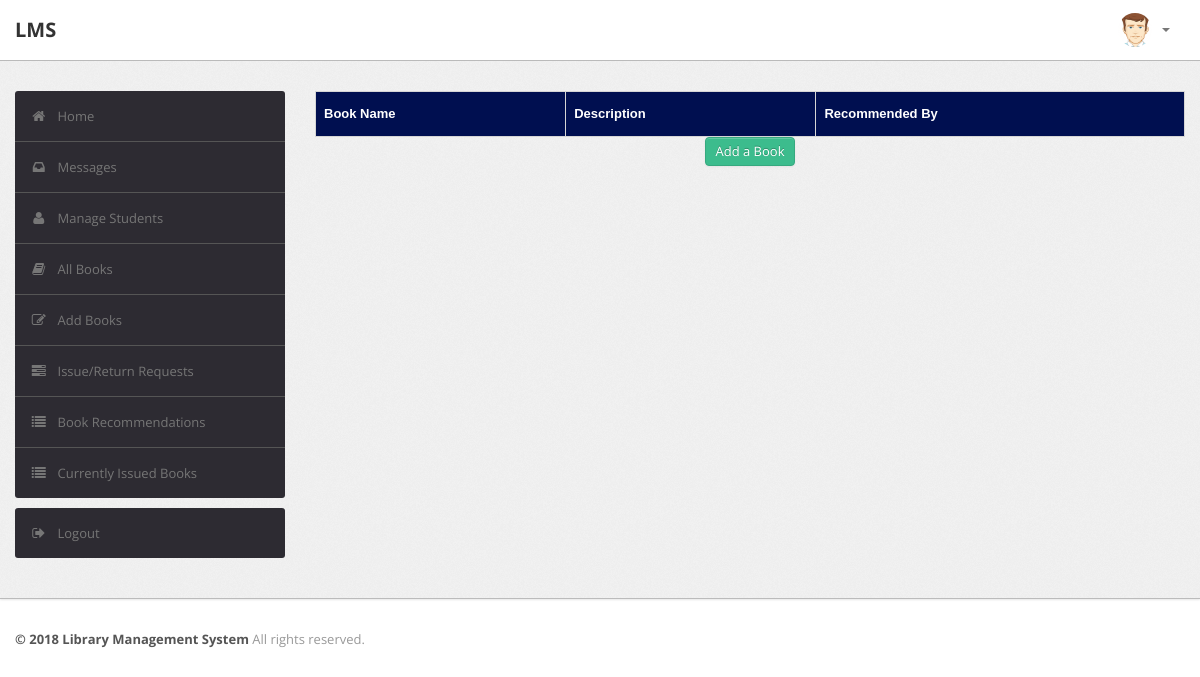
The app's page /admin/recommendations.php (signed in), older data.
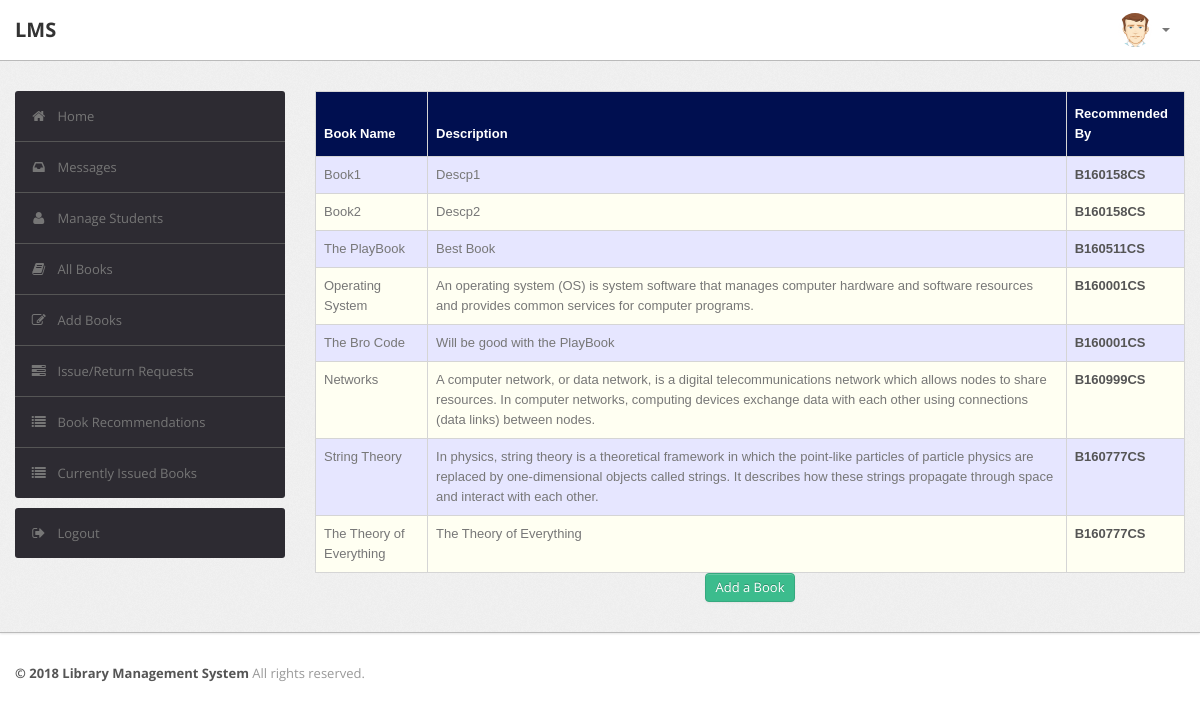
The same page, newer data.
### tables this page shows
CREATE TABLE `recommendations` (
  `R_ID` int(10) NOT NULL AUTO_INCREMENT,
  `Book_Name` varchar(50) DEFAULT NULL,
  `Description` varchar(255) DEFAULT NULL,
  `RollNo` varchar(50) DEFAULT NULL,
  PRIMARY KEY (`R_ID`),
  KEY `RollNo` (`RollNo`),
  CONSTRAINT `recommendations_ibfk_1` FOREIGN KEY (`RollNo`) REFERENCES `user` (`RollNo`)
);

### admin/recommendations.php (the view, shortened to what this page needs)
<?php
require('dbconn.php');
?>
<?php
if ($_SESSION['RollNo']) {
    ?>
<!DOCTYPE html>
<html lang="en">
    <head>
        <link type="text/css" href="bootstrap/css/bootstrap.min.css" rel="stylesheet">
        <link type="text/css" href="bootstrap/css/bootstrap-responsive.min.css" rel="stylesheet">
        <link type="text/css" href="css/theme.css" rel="stylesheet">
        <link type="text/css" href="images/icons/css/font-awesome.css" rel="stylesheet">
    </head>
    <body>
        <div class="navbar navbar-fixed-top">
            <div class="navbar-inner">
                <div class="container">
                        <a class="brand" href="index.php">LMS </a>
                    <div class="nav-collapse collapse navbar-inverse-collapse">
                        <ul class="nav pull-right">
                            <li class="nav-user dropdown"><a href="#" class="dropdown-toggle" data-toggle="dropdown">
                                <img src="images/user.png" class="nav-avatar" />
                                <b class="caret"></b></a>
                            </li>
                        </ul>
                    </div>
                </div>
            </div>
        </div>
        <div class="wrapper">
            <div class="container">
                <div class="row">
                    <div class="span3">
                        <div class="sidebar">
                            <ul class="widget widget-menu unstyled">
                                <li class="active"><a href="index.php"><i class="menu-icon icon-home"></i>Home
                                </a></li>
                                 <li><a href="message.php"><i class="menu-icon icon-inbox"></i>Messages</a>
                                </li>
                                <li><a href="student.php"><i class="menu-icon icon-user"></i>Manage Students </a>
                                </li>
                                <li><a href="book.php"><i class="menu-icon icon-book"></i>All Books </a></li>
                                <li><a href="addbook.php"><i class="menu-icon icon-edit"></i>Add Books </a></li>
                                <li><a href="requests.php"><i class="menu-icon icon-tasks"></i>Issue/Return Requests </a></li>
                                <li><a href="recommendations.php"><i class="menu-icon icon-list"></i>Book Recommendations </a></li>
                                <li><a href="current.php"><i class="menu-icon icon-list"></i>Currently Issued Books </a></li>
                            </ul>
                            <ul class="widget widget-menu unstyled">
                                <li><a href="logout.php"><i class="menu-icon icon-signout"></i>Logout </a></li>
                            </ul>
                        </div>
                    </div>
                    <div class="span9">
                        <table class="table" id = "tables">
                                  <thead>
                                    <tr>
                                      <th>Book Name</th>
                                      <th>Description</th>
                                      <th>Recommended By</th>
                                    </tr>
                                  </thead>
                                  <tbody>
                                    <?php
                            $sql="select * from LMS.recommendations";
                            $result=$conn->query($sql);
                            while($row=$result->fetch_assoc())
                            {
                                $bookname=$row['Book_Name'];
                                $description=$row['Description'];
                                $rollno=$row['RollNo'];
                            ?>
                                    <tr>
                                      <td><?php echo $bookname ?></td>
                                      <td><?php echo $description?></td>
                                      <td><b><?php echo strtoupper($rollno)?></b></td>
                                    </tr>
                               <?php } ?>
                               </tbody>
                                </table>
                                <center>
                                <a href="addbook.php" class="btn btn-success">Add a Book</a></center>
                    </div>
                </div>
            </div>
        </div>
<div class="footer">
            <div class="container">
                <b class="copyright">&copy; 2018 Library Management System </b>All rights reserved.
            </div>
        </div>
    </body>
</html>
<?php }
else {
    echo "<script type='text/javascript'>alert('Access Denied!!!')</script>";
} ?>

### admin/css/theme.css (style rules this page uses)
#tables { font-family: "Trebuchet MS", Arial, Helvetica, sans-serif; border-collapse: collapse; width: 100%; }
#tables td, #tables th { border: 1px solid #ddd; padding: 8px; }
#tables tr:nth-child(even) { background-color: #fffff2; }
#tables tr:nth-child(odd) { background-color: #e6e6ff; }
#tables th { padding-top: 12px; padding-bottom: 12px; text-align: left; background-color: #000F50; color: white; }
body { font-size: 13px; font-family: 'Open Sans', Arial, sans-serif; background: #fff; color: #777 }
strong, b { color: #555 }
.wrapper { background: url(../images/bg.png) #eee; border-bottom: 1px solid #bbb; -webkit-box-shadow: 0 1px 2px rgba(0,0,0,0.1); -moz-box-shadow: 0 1px 2px rgba(0,0,0,0.1); box-shadow: 0 1px 2px rgba(0,0,0,0.1); padding: 30px 0 }
.footer { color: #999; padding: 30px 0 60px }
body [class^="icon-"], body [class*=" icon-"] { font-size: 14px; line-height: 20px; height: 20px }
.navbar { position: static!important; margin: 0!important }
.navbar .navbar-inner { background: #fff; border-bottom: 1px solid #bbb; -webkit-box-shadow: 0 1px 2px rgba(0,0,0,0.15); -moz-box-shadow: 0 1px 2px rgba(0,0,0,0.15); box-shadow: 0 1px 2px rgba(0,0,0,0.15) }
.navbar .brand { color: #333; font-weight: bold; font-size: 20px; margin-right: 20px; padding: 20px }
.navbar .nav>li>a { padding: 20px 15px; font-weight: bold; color: #777 }
.nav-user>a { height: 20px }
.nav-avatar { width: 34px; height: 34px; margin: -7px 5px 0 0; -webkit-border-radius: 50%; -moz-border-radius: 50%; border-radius: 50% }
.btn, .btn-box { -webkit-border-radius: 3px; -moz-border-radius: 3px; border-radius: 3px }
.btn { font-size: 13px; font-weight: 600 }
.btn { display: inline-block; margin-bottom: 0; font-weight: 400; text-align: center; vertical-align: middle; cursor: pointer; background-image: none; border: 1px solid transparent; white-space: nowrap; padding: 4px 10px; font-size: 13px; line-height: 1.42857; border-radius: 4px; -webkit-user-select: none; -moz-user-select: none; -ms-user-select: none; user-select: none }
.btn-success { color: #fff; background-color: #3cbc8d; border-color: #36a97f }
.table { margin-bottom: 0 }
.table th, .table td { border-color: #d5d5d5!important }
.widget-menu { background: #fff; -webkit-border-radius: 3px; -moz-border-radius: 3px; border-radius: 3px; overflow: hidden }
.widget-menu a { color: #555; display: block; line-height: 20px; padding: 15px; text-decoration: none!important }
.widget-menu .menu-icon { margin-right: 10px; color: #767676; -webkit-transition: all .2s ease-in-out; -moz-transition: all .2s ease-in-out; transition: all .2s ease-in-out; }
.widget-menu>li+li { border-top: 1px solid #555 }
.widget-menu>li>a { background-color: #2d2b32; color: #767676; -webkit-transition: all .2s ease-in-out; -moz-transition: all .2s ease-in-out; transition: all .2s ease-in-out; }

Row changes from the older to the newer data that the page shows:
added recommendations: Book_Name "Book1", Description "Descp1", RollNo "B160158CS"
added recommendations: Book_Name "Book2", Description "Descp2", RollNo "B160158CS"
added recommendations: Book_Name "The PlayBook", Description "Best Book", RollNo "B160511CS"
added recommendations: Book_Name "Operating System", Description "An operating system (OS) is system software that manages computer hardware and software resources and provides common services for computer programs.", RollNo "B160001CS"
added recommendations: Book_Name "The Bro Code", Description "Will be good with the PlayBook", RollNo "B160001CS"
added recommendations: Book_Name "Networks", Description "A computer network, or data network, is a digital telecommunications network which allows nodes to share resources. In computer networks, computing devices exchange data with each other using connections (data links) between nodes.", RollNo "B160999CS"
added recommendations: Book_Name "String Theory", Description "In physics, string theory is a theoretical framework in which the point-like particles of particle physics are replaced by one-dimensional objects called strings. It describes how these strings propagate through space and interact with each other.", RollNo "B160777CS"
added recommendations: Book_Name "The Theory of Everything", Description "The Theory of Everything", RollNo "B160777CS"
